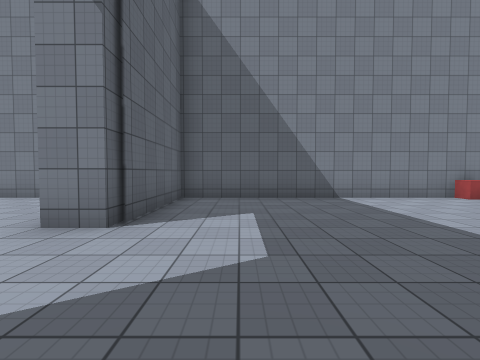
[1] (above)

18 first-person views from a walk through a Unity game level. The camera is 1.4 m above the floor, tilts 2° down and sees 90° across. The floor is counted in squares, 2 m on a side. Each view is taken from the middle of a square. On the plan, view 1 faces up. The plan holds only what a view shows up to about 9 squares ahead; the rest is blank. The place goes on beyond the plan. The player is left out. Some surface patterns are stand-ins.

[2]
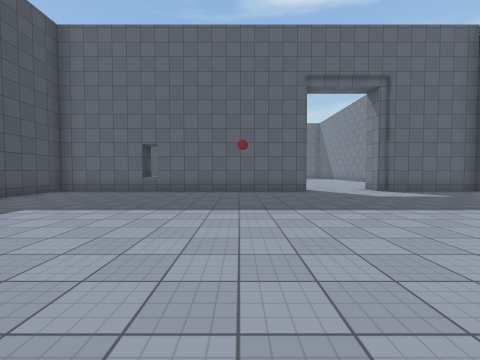

[3]
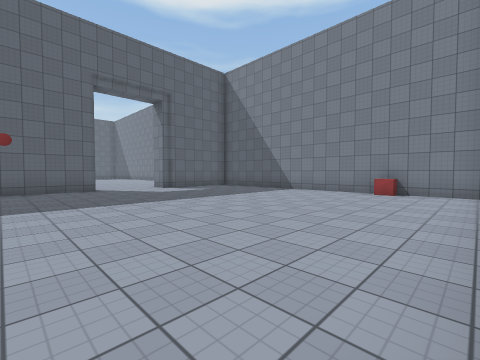

[4]
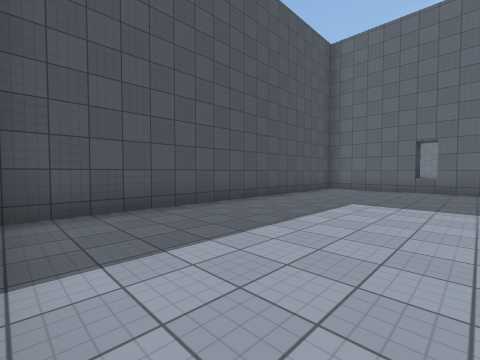

[5]
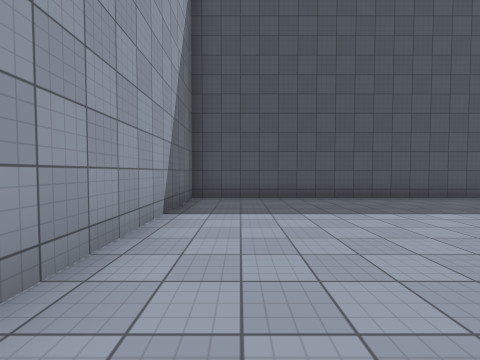

[6]
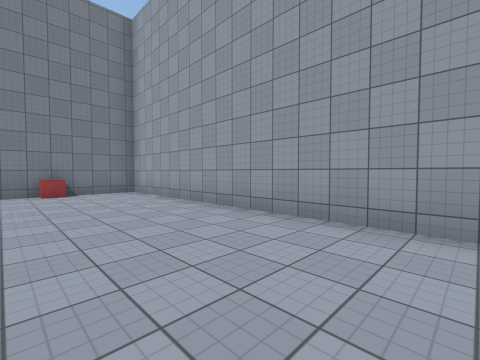

[7]
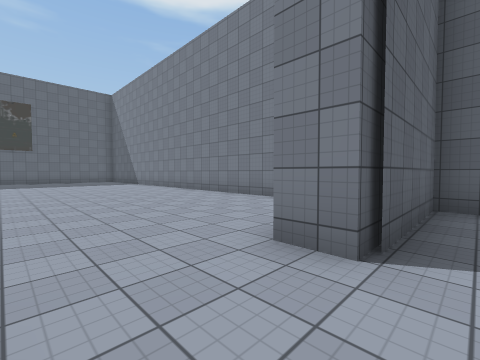

[8]
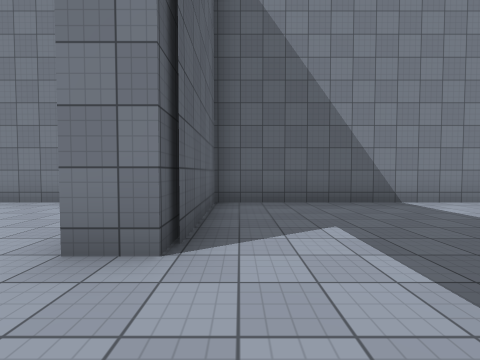

[9]
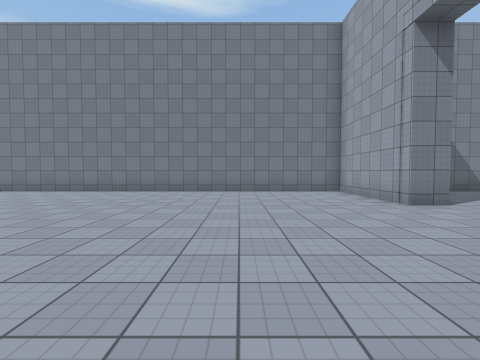

[10]
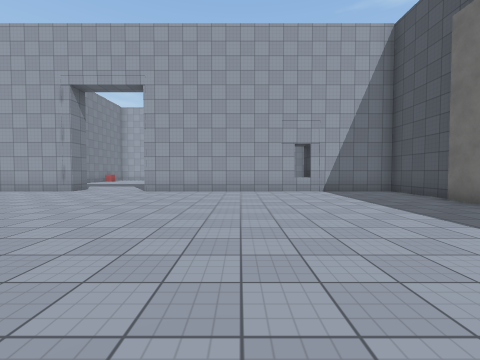

[11]
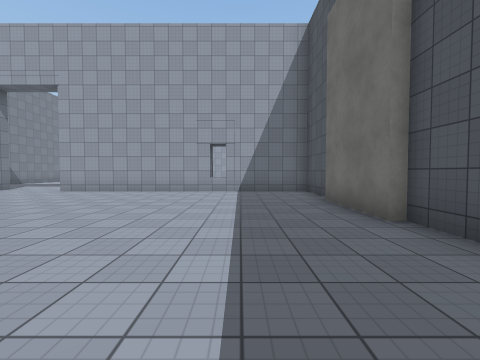

[12]
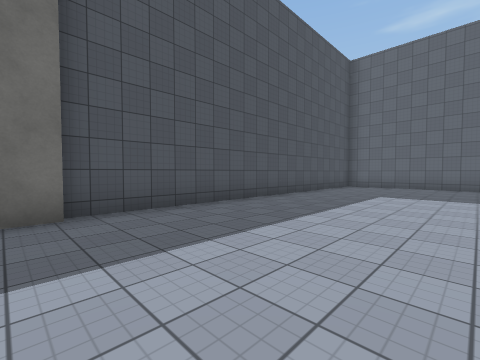

[13]
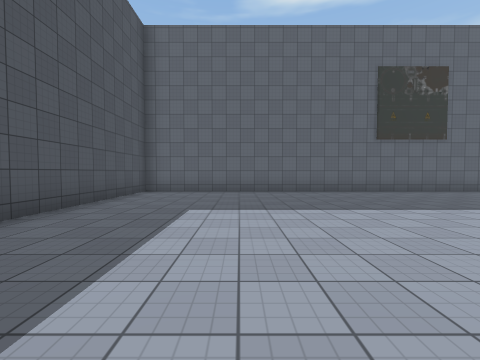

[14]
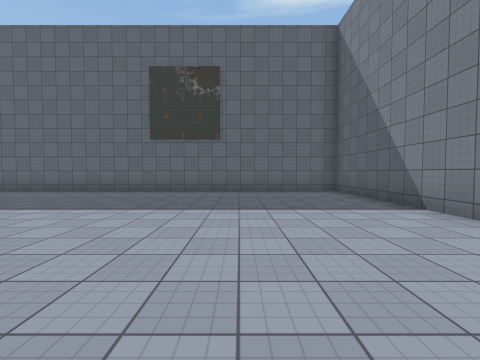

[15]
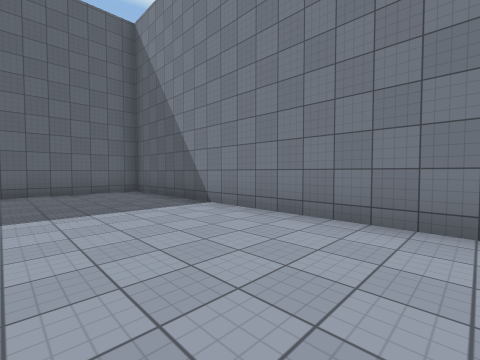

[16]
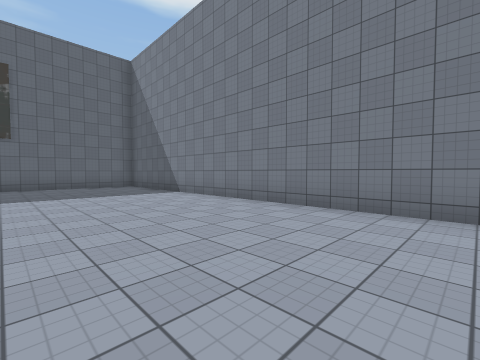

[17]
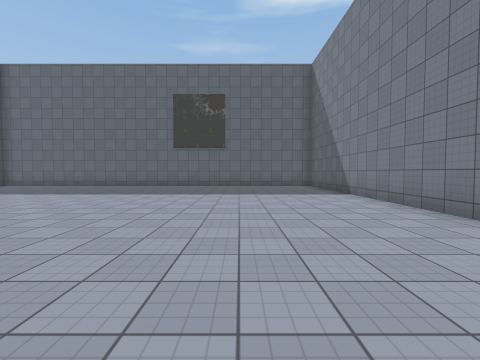

[18]
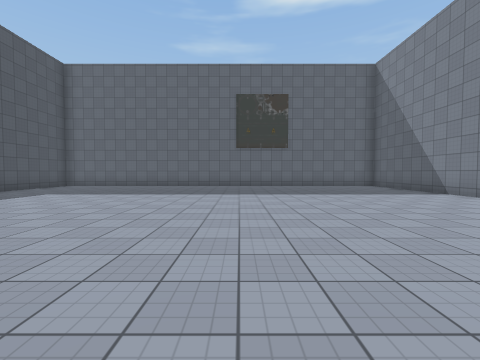

### Floor plan
Points are (right, up) in squares from view 1. A wall is a line through its corners. A room is listed if a view was taken in it or the views show most of it. See-through windows are left out.
Room 1 (views 1, 2, 3, 4, 5, 6, 7, 8)
walls: (-1.6, 0.5) (-1.6, -8.4) (8.3, -8.4) (8.3, 6.4) (-1.6, 6.4) (-1.6, 3) (-2.5, 3)
ways out: opening at (-2, 1.5) to room 2
objects: other object (6, 6)
Room 2 (views 9, 10, 11, 12, 13, 14, 15, 16, 17, 18)
walls: (-7.6, -8.1) (-5, -8.1); (-2.5, 3) (-2.5, 6.4) (-18.6, 6.4) (-18.6, -8.4) (-7.5, -8.4); (-4.9, -8.4) (-2.5, -8.4) (-2.5, 0.5)
ways out: opening at (-2, 1.5) to room 1

Positions as (right, up) in squares from view 1, and headings:
1: (0, 0), facing up
2: (7, -2), facing left
3: (8, -2), facing up-left
4: (8, -4), facing down-left
5: (7, -2), facing down
6: (5, -2), facing up-right
7: (-1, 1), facing up-left
8: (-1, 1), facing up
9: (-6, -2), facing up
10: (-11, -3), facing right
11: (-11, -6), facing right
12: (-7, -4), facing down-left
13: (-10, -5), facing left
14: (-10, 3), facing left
15: (-10, 3), facing up-left
16: (-7, 2), facing up-left
17: (-7, 3), facing left
18: (-7, 0), facing left
